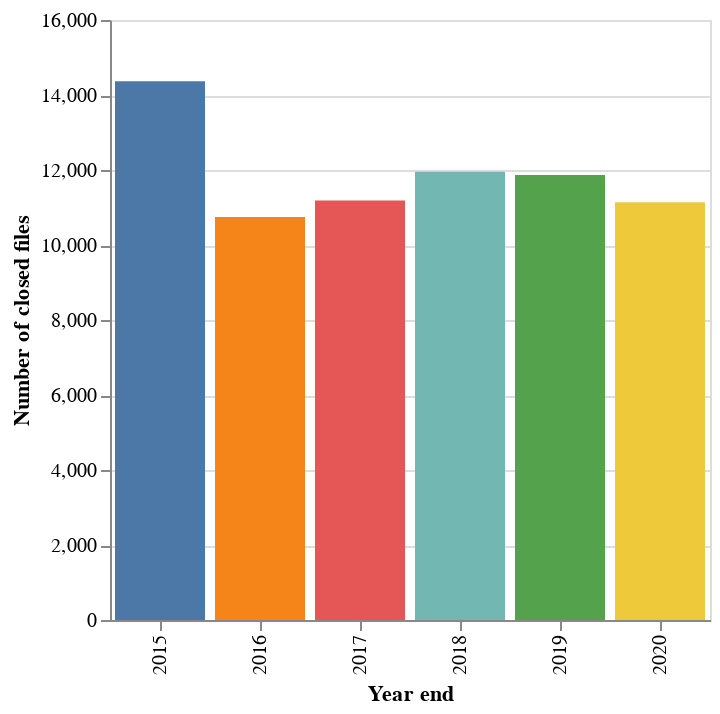

The notebook cell saved with this chart:
### Code cell
alt.Chart(year_counts).mark_bar(point=True).encode(
    x=alt.X('year:O', title='Year end'),
    y=alt.Y('count:Q', title='Number of closed files'),
    color=alt.Color('year', legend=None),
    tooltip=['year:O', 'count:Q']
).properties(width=300)

### Figure 1 — Vega-Lite specification as saved in the notebook (floating-point values rounded to 4 significant figures)
{"config": {"view": {"continuousWidth": 400, "continuousHeight": 300}}, "data": {"name": "data-a516d729fc8408ff1424b2aaa29c8566"}, "mark": {"type": "bar", "point": true}, "encoding": {"color": {"type": "nominal", "field": "year", "legend": null}, "tooltip": [{"type": "ordinal", "field": "year"}, {"type": "quantitative", "field": "count"}], "x": {"type": "ordinal", "field": "year", "title": "Year end"}, "y": {"type": "quantitative", "field": "count", "title": "Number of closed files"}}, "width": 300, "$schema": "https://vega.github.io/schema/vega-lite/v4.8.1.json", "datasets": {"data-a516d729fc8408ff1424b2aaa29c8566": [{"year": "2015", "count": 14370}, {"year": "2018", "count": 11953}, {"year": "2019", "count": 11867}, {"year": "2017", "count": 11189}, {"year": "2020", "count": 11140}, {"year": "2016", "count": 10750}]}}
